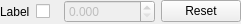
<?xml version="1.0" encoding="UTF-8"?>
<ui version="4.0">
 <class>DoublePresetWidget</class>
 <widget class="QWidget" name="DoublePresetWidget">
  <property name="geometry">
   <rect>
    <x>0</x>
    <y>0</y>
    <width>241</width>
    <height>24</height>
   </rect>
  </property>
  <property name="minimumSize">
   <size>
    <width>241</width>
    <height>0</height>
   </size>
  </property>
  <property name="windowTitle">
   <string>Form</string>
  </property>
  <layout class="QGridLayout" name="gridLayout">
   <property name="margin">
    <number>0</number>
   </property>
   <item row="0" column="0">
    <widget class="QLabel" name="label">
     <property name="text">
      <string>Label</string>
     </property>
     <property name="wordWrap">
      <bool>false</bool>
     </property>
    </widget>
   </item>
   <item row="0" column="1">
    <widget class="QCheckBox" name="presetButton">
     <property name="toolTip">
      <string>activate preset for</string>
     </property>
     <property name="text">
      <string/>
     </property>
     <property name="checkable">
      <bool>true</bool>
     </property>
    </widget>
   </item>
   <item row="0" column="2">
    <widget class="QDoubleSpinBox" name="preset">
     <property name="enabled">
      <bool>false</bool>
     </property>
     <property name="toolTip">
      <string>preset value for </string>
     </property>
     <property name="accelerated">
      <bool>true</bool>
     </property>
     <property name="decimals">
      <number>3</number>
     </property>
     <property name="maximum">
      <double>999999999.000000000000000</double>
     </property>
     <property name="singleStep">
      <double>1.000000000000000</double>
     </property>
    </widget>
   </item>
   <item row="0" column="3">
    <widget class="QPushButton" name="resetButton">
     <property name="toolTip">
      <string>reset </string>
     </property>
     <property name="text">
      <string>Reset</string>
     </property>
     <property name="checkable">
      <bool>false</bool>
     </property>
    </widget>
   </item>
  </layout>
 </widget>
 <resources/>
 <connections>
  <connection>
   <sender>presetButton</sender>
   <signal>clicked(bool)</signal>
   <receiver>DoublePresetWidget</receiver>
   <slot>presetCheckClicked(bool)</slot>
   <hints>
    <hint type="sourcelabel">
     <x>20</x>
     <y>20</y>
    </hint>
    <hint type="destinationlabel">
     <x>20</x>
     <y>20</y>
    </hint>
   </hints>
  </connection>
  <connection>
   <sender>resetButton</sender>
   <signal>clicked()</signal>
   <receiver>DoublePresetWidget</receiver>
   <slot>resetButtonClicked()</slot>
   <hints>
    <hint type="sourcelabel">
     <x>20</x>
     <y>20</y>
    </hint>
    <hint type="destinationlabel">
     <x>20</x>
     <y>20</y>
    </hint>
   </hints>
  </connection>
 </connections>
 <slots>
  <signal>resetButtonClicked()</signal>
  <signal>presetCheckClicked(bool)</signal>
 </slots>
</ui>
